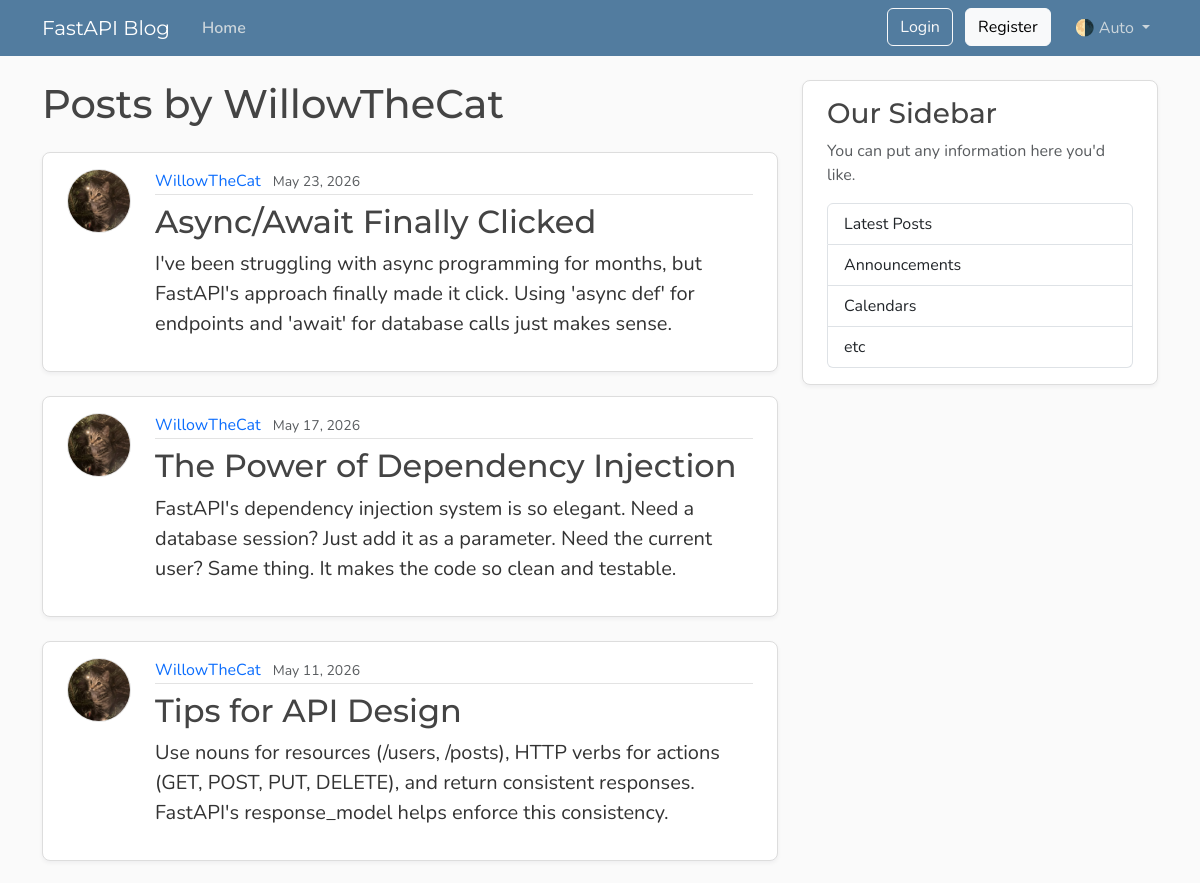
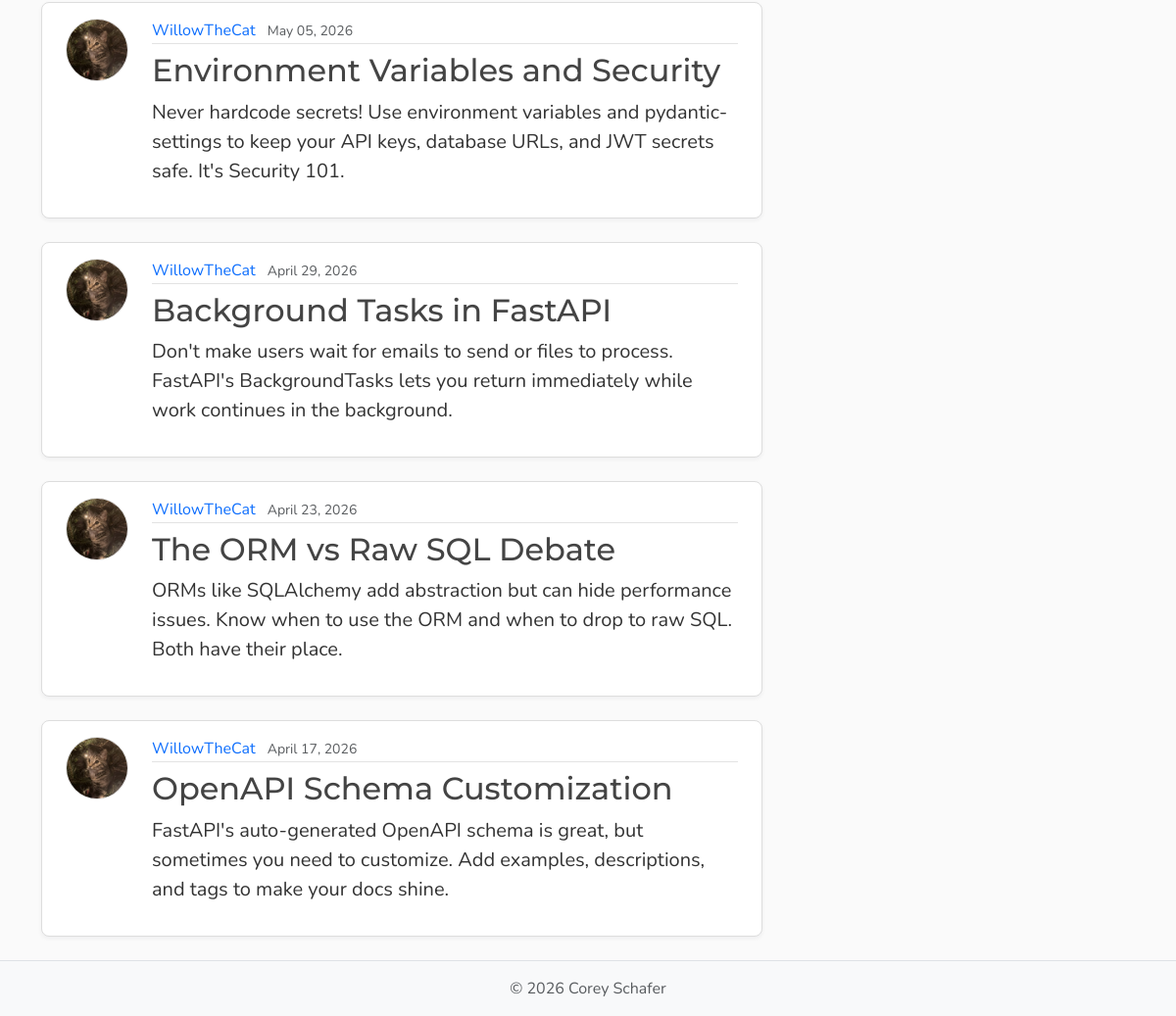
The page /users/3/posts on the database its author committed (2 pictures, top to bottom).
### models.py (models this page shows, shortened)
class User(base):
    __tablename__ = "users"
    id: Mapped[int] = mapped_column(Integer, primary_key=True, index=True)
    username: Mapped[str] = mapped_column(String(50), unique=True, nullable=False)
    email: Mapped[str] = mapped_column(String(120), unique=True, nullable=False)
    password_hash : Mapped[str] =  mapped_column(String(200), nullable=False)
    image_file: Mapped[str | None] = mapped_column(
        String(200),
        nullable=True,
        default=None,
    )
    posts: Mapped[list[Post]] = relationship(back_populates="author",cascade="all, delete-orphan")

class Post(base):
    __tablename__ = "posts"
    id: Mapped[int] = mapped_column(Integer, primary_key=True, index=True)
    title: Mapped[str] = mapped_column(String(100), nullable=False)
    content: Mapped[str] = mapped_column(Text, nullable=False)
    user_id: Mapped[int] = mapped_column(
        ForeignKey("users.id"),
        nullable=False,
        index=True,
    )
    date_posted: Mapped[datetime] = mapped_column(
        DateTime(timezone=True),
        default=lambda: datetime.now(UTC),
    )
    author: Mapped[User] = relationship(back_populates="posts")

### main.py (the view)
@app.get("/users/{user_id}/posts", include_in_schema=False, name="user_posts")
async def user_posts_page(
    request: Request,
    user_id: int,
    db: Annotated[AsyncSession, Depends(get_db)],
):
    result = await db.execute(select(models.User).where(models.User.id == user_id))
    user = result.scalars().first()
    if not user:
        raise HTTPException(
            status_code=status.HTTP_404_NOT_FOUND,
            detail="User not found",
        )
    result = await db.execute(
        select(models.Post)
        .options(selectinload(models.Post.author))
        .where(models.Post.user_id == user_id).order_by(models.Post.date_posted.desc()),
    )
    posts = result.scalars().all()
    return templates.TemplateResponse(
        request,
        "user_posts.html",
        {"posts": posts, "user": user, "title": f"{user.username}'s Posts"},
    )

### templates/user_posts.html (shortened to what this page needs)
{% extends "layout.html" %}
{% block content %}
<h1 class="mb-4">Posts by {{ user.username }}</h1>
<div id="postsContainer">
  {% for post in posts %}
  <article class="content-section py-3 px-4 mb-4">
    <div class="d-flex align-items-start gap-4">
      <img class="rounded-circle article-img flex-shrink-0" src="{{ post.author.image_path }}"
        alt="{{ post.author.username }}'s profile picture" width="64" height="64" loading="lazy">
      <div class="flex-grow-1">
        <div class="article-metadata mb-2">
          <a class="me-2" href="{{ url_for('user_posts', user_id=post.author.id) }}">{{ post.author.username }}</a>
          <small class="text-body-secondary">{{ post.date_posted.strftime("%B %d, %Y") }}</small>
        </div>
        <h2>
          <a class="article-title" href="{{ url_for('post_page', post_id=post.id) }}">{{ post.title }}</a>
        </h2>
        <p class="article-content">{{ post.content }}</p>
      </div>
    </div>
  </article>
  {% else %}
  <p class="text-body-secondary">No posts by this user yet.</p>
  {% endfor %}
</div>
{% endblock content %}

### static/css/main.css (style rules this page uses)
:root { --font-heading: "Montserrat", system-ui, -apple-system, BlinkMacSystemFont, sans-serif; --font-body: "Nunito", system-ui, -apple-system, BlinkMacSystemFont, sans-serif; --color-bg-body: #fafafa; --color-bg-content: #ffffff; --color-text-primary: #333333; --color-text-heading: #444444; --color-steel: #527c9f; --color-nav-link: #cbd5db; --color-nav-link-hover: #ffffff; --color-link-hover: #428bca; --color-border: #dddddd; --color-border-light: #e3e3e3; --spacing-xl: 5rem; --article-img-size: 4rem; --account-img-size: 7.813rem; }
body { font-family: var(--font-body); background: var(--color-bg-body); color: var(--color-text-primary); }
h1, h2, h3, h4, h5, h6 { font-family: var(--font-heading); color: var(--color-text-heading); }
a { text-decoration: none; }
.content-section { background: var(--color-bg-content); border: 1px solid var(--color-border); border-radius: 0.5rem; box-shadow: 0 2px 4px rgba(15, 23, 42, 0.05); transition: box-shadow 0.15s ease, transform 0.15s ease, border-color 0.15s ease; }
.article-title { color: var(--color-text-heading); transition: color 0.2s ease-in-out; }
.article-content { white-space: pre-line; font-size: 1.25rem; }
.article-img { height: var(--article-img-size); width: var(--article-img-size); flex-shrink: 0; object-fit: cover; border: 1px solid var(--color-border-light); box-shadow: 0 0 0 2px var(--color-bg-content); }
.article-metadata { padding-bottom: 0.063rem; border-bottom: 1px solid var(--color-border-light); }
.article-metadata a { transition: color 0.2s ease-in-out; }

### rows shown on the page
User: username "WillowTheCat"
Post: author.image_path (picture), author.username "WillowTheCat", date_posted "May 23, 2026", title "Async/Await Finally Clicked", content "I've been struggling with async programming for months, but FastAPI's approach finally made it click. Using 'async def' for endpoints and 'await' for database calls just makes sense."
Post: author.image_path (picture), author.username "WillowTheCat", date_posted "May 17, 2026", title "The Power of Dependency Injection", content "FastAPI's dependency injection system is so elegant. Need a database session? Just add it as a parameter. Need the current user? Same thing. It makes the code so clean and testable."
Post: author.image_path (picture), author.username "WillowTheCat", date_posted "May 11, 2026", title "Tips for API Design", content "Use nouns for resources (/users, /posts), HTTP verbs for actions (GET, POST, PUT, DELETE), and return consistent responses. FastAPI's response_model helps enforce this consistency."
Post: author.image_path (picture), author.username "WillowTheCat", date_posted "May 05, 2026", title "Environment Variables and Security", content "Never hardcode secrets! Use environment variables and pydantic-settings to keep your API keys, database URLs, and JWT secrets safe. It's Security 101."
Post: author.image_path (picture), author.username "WillowTheCat", date_posted "April 29, 2026", title "Background Tasks in FastAPI", content "Don't make users wait for emails to send or files to process. FastAPI's BackgroundTasks lets you return immediately while work continues in the background."
Post: author.image_path (picture), author.username "WillowTheCat", date_posted "April 23, 2026", title "The ORM vs Raw SQL Debate", content "ORMs like SQLAlchemy add abstraction but can hide performance issues. Know when to use the ORM and when to drop to raw SQL. Both have their place."
Post: author.image_path (picture), author.username "WillowTheCat", date_posted "April 17, 2026", title "OpenAPI Schema Customization", content "FastAPI's auto-generated OpenAPI schema is great, but sometimes you need to customize. Add examples, descriptions, and tags to make your docs shine."
